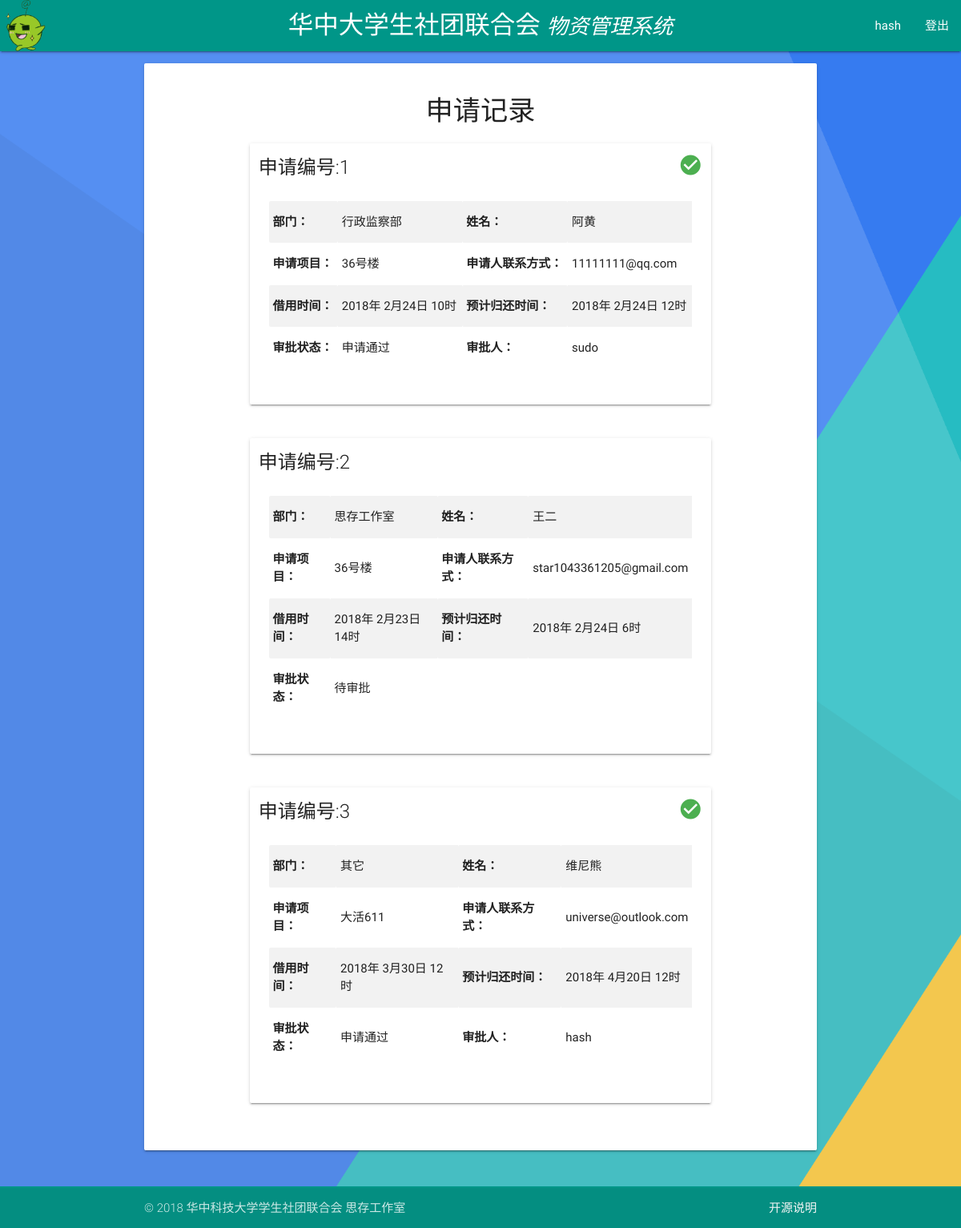
Screenshot of /records/ (signed in) with the database file from the repository.
### tables this page shows
CREATE TABLE CLASSROOM
       (ID  INTEGER    PRIMARY KEY     AUTOINCREMENT,
       DEP     TEXT    NOT NULL,
       NAME    TEXT    NOT NULL,
       CLASSROOM TEXT   NOT NULL,
       CONTACT TEXT    NOT NULL,
       STARTYEAR   INTEGER    NOT NULL,
       STARTMONTH   INTEGER    NOT NULL,
       STARTDAY   INTEGER    NOT NULL,
       STARTHOUR   INTEGER    NOT NULL,
       ENDINGYEAR  INTEGER    NOT NULL,
       ENDINGMONTH  INTEGER    NOT NULL,
       ENDINGDAY  INTEGER    NOT NULL,
       ENDINGHOUR  INTEGER    NOT NULL,
       STATUS  INTEGER NOT NULL,
       ADMIN   TEXT );

### app.py (the view)
@app.route('/records/')
@login_verify
def records():
    if 'id' in session:
        tablename = 'material'
    elif 'id2' in session:
        tablename = 'classroom'
    results = get_records(tablename, expire_date().year, expire_date().month)
    num = len(results)
    return render_template('records.html', msgs = results, num = num)

### app.py (called while the page is built)
def expire_date():
    a_month = timedelta(days=31)
    expire_date = date.today() - a_month
    return expire_date

def get_records(tablename, year, month):
    with sqlite3.connect(DATABASE) as database:
        c = database.cursor()
        cursor = c.execute('select * from %s where endingyear >= %d and endingmonth >= %d;'% (tablename, year, month))
        records = cursor.fetchall()
        return records

def login_verify(to_be_decorated):
    @wraps(to_be_decorated)
    def decorated(*args, **kwargs):
        if 'id' not in session and 'id2' not in session:
            flash("请登录！", category="error")     # NOTE: flash-msg show in the NEXT page
            return redirect(url_for('login'))
        return to_be_decorated(*args, **kwargs)
    return decorated

### templates/records.html (shortened to what this page needs)
{% extends "base.html" %}
{% block content %}
<div class="container">
  <div class="card-panel" style="margin-top:1em;">
<h4 class="center">申请记录</h4>
{% for i in range(0,num)  %}
<div class="container">
<div class="row">
<div class="card col s12">
      <div class="card-title" style="margin-top:0.5em;">  申请编号:{{ msgs[i][0] }}
        {% if msgs[i][13] == 0 %}
        <i class="material-icons right small"></i>
        {% elif msgs[i][13] == 1 %}
         <i class="material-icons  right small green-text">check_circle</i>
        {% elif msgs[i][13] == 2 %}
        <i class="material-icons right small red-text">event_busy</i>
        {% endif %}  </div>
      <div class="card-content">
      	<div class="row">
      		<table class="striped col s12">
            <tr>
              <th>部门：</th><td> {{ msgs[i][1] }}</td>
              <th>姓名：</th><td> {{ msgs[i][2] }}</td>
            </tr>
            <tr>
      				<th>申请项目：</th><td> {{ msgs[i][3] }} </td>
              <th>申请人联系方式：</th><td> {{ msgs[i][4] }} </td>
      			</tr>
            <tr>
      				<th>借用时间：</th><td> {{ msgs[i][5] }}年 {{ msgs[i][6] }}月{{ msgs[i][7] }}日  {{ msgs[i][8] }}时 </td>
      				<th>预计归还时间：</th><td> {{ msgs[i][9] }}年 {{ msgs[i][10] }}月{{ msgs[i][11] }}日  {{ msgs[i][12] }}时 </td>
      			</tr>
            <tr>
              <th>审批状态：</th>
              {% if msgs[i][13] == 0 %}
              <td> 待审批 </td>
              {% elif msgs[i][13] == 1 %}
              <td> 申请通过 </td>
              {% elif msgs[i][13] == 2 %}
              <td> 申请拒绝 </td>
              {% endif %}
              {% if msgs[i][14] != None  %}
              <th>审批人：</th><td> {{ msgs[i][14] }}</td>
              {% endif %}
                          </tr>
      		</table>
      	</div>
      </div>
      </div>
</div>
</div>
{% endfor %}
</div>
</div>
{% endblock %}

### templates/base.html (shortened to what this page needs)
<!DOCTYPE html>
<html>
<head>
		<link href="{{ url_for('static', filename='css/google_material_icons.css') }}" rel="stylesheet">
		<link type="text/css" rel="stylesheet" href="{{ url_for('static', filename='css/materialize.css') }}"  media="screen,projection"/>
        <link href="{{ url_for('static', filename='css/freetimechecker.css') }}" rel="stylesheet">
        <link href="{{ url_for('static',filename='css/footer_hack.css') }}" rel="stylesheet">
</head>
<body>
  <header>
          <div class="navbar-fixed">
              <nav>
                  <div class="nav-wrapper teal">
                    <img src="{{ url_for('static', filename='img/unique_weizai.png') }}" style="width:64px; height:64px; margin: auto;" alt="AU-web">
										<a href="{{ url_for('personal') }}" class="brand-logo hide-on-med-and-down center" title="点击返回主页面" style="vertical-align:central;padding:0px;font-family:DengXian">华中大学生社团联合会 <span style="font-size:smaller;font-style:italic;">物资管理系统</span></a>
                      {% if 'id' in session or 'id2' in session %}
                           <ul class="right hide-on-med-and-down">
								{% if 'id' in session %}
								<li>
                    <a class="dropdown-button">{{ session['id'] }}</a>
                </li>
								{% elif 'id2' in session %}
								<li>
										<a class="dropdown-button">{{ session['id2'] }}</a>
								</li>
								{% endif %}
                <li>
                    <a class="dropdown-button" href="#!" data-activates="logout-l" title="注销登录">登出</a>
                </li>
                           </ul>
												{% else %}
												<ul class="right">
												<li>
												<a class="dropdown-button" href="{{ url_for('login')}}">我是管理员</a>
												</li>
												</ul>
                       {% endif %}
                  </div>
              </nav>
          </div>
</header>
		<main >
    <div id="content">{% block content %}{% endblock %}
		</div>
	</main>
  <footer class="page-footer teal">
        <div class="footer-copyright">
            <div class="container">
              © 2018 华中科技大学学生社团联合会  思存工作室
            <a class="grey-text text-lighten-4 right" href="{{ url_for('opensource_info') }}">开源说明</a>
            </div>
         </div>
    </footer>
		<link rel="stylesheet" href="{{ url_for('static', filename='css/toastr.css') }}">
</body>
</html>

### static/css/footer_hack.css (style rules this page uses)
body { display: flex; min-height: 100vh; flex-direction: column; }
main { flex: 1 0 auto; }
footer.page-footer { margin-top: 2rem; padding-top: 2px; }

### templates/base.html (style rules this page uses)
body { background-image:url(/static/img/material-design-color-background.png); background-size: cover; }

### rows the page displays
CLASSROOM: id2 "hash", ID "3", STATUS 1 (drawn), DEP "其它", NAME "维尼熊", CLASSROOM "大活611", CONTACT "universe@outlook.com", STARTYEAR "2018", STARTMONTH "3", STARTDAY "30", STARTHOUR "12", ENDINGYEAR "2018", ENDINGMONTH "4", ENDINGDAY "20", ENDINGHOUR "12", ADMIN "hash"
CLASSROOM: ID "1", STATUS 1 (drawn), DEP "行政监察部", NAME "阿黄", CLASSROOM "36号楼", CONTACT "11111111@qq.com", STARTYEAR "2018", STARTMONTH "2", STARTDAY "24", STARTHOUR "10", ENDINGYEAR "2018", ENDINGMONTH "2", ENDINGDAY "24", ENDINGHOUR "12", ADMIN "sudo"
CLASSROOM: ID "2", DEP "思存工作室", NAME "王二", CLASSROOM "36号楼", CONTACT "star1043361205@gmail.com", STARTYEAR "2018", STARTMONTH "2", STARTDAY "23", STARTHOUR "14", ENDINGYEAR "2018", ENDINGMONTH "2", ENDINGDAY "24", ENDINGHOUR "6"
